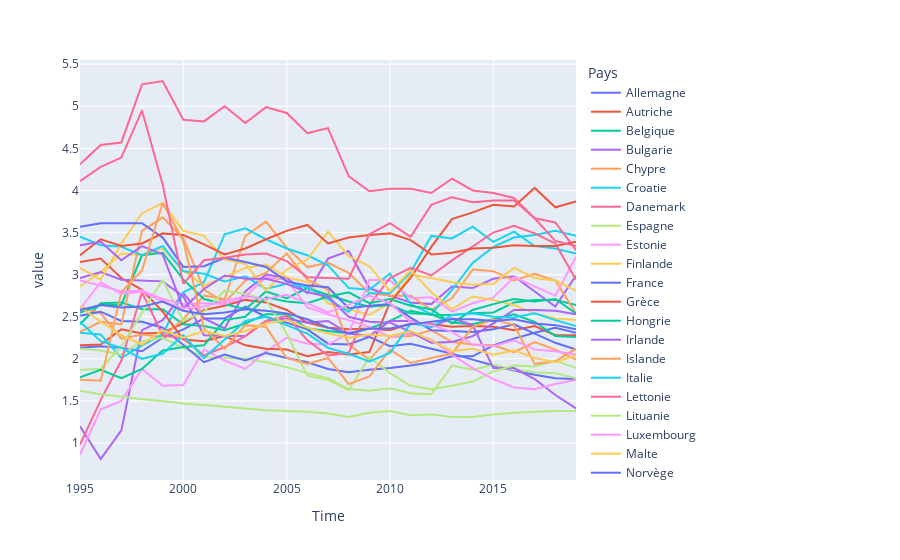

Write notebook code for a chart like this one.
### Code cell
PC_GDP_clean_df_pivot.plot()

### Figure 1 — Plotly figure (JSON) as saved in the notebook; plotly's stock layout.template omitted (floating-point values rounded to 4 significant figures)
{"data": [{"hovertemplate": "Pays=Allemagne<br>Time=%{x}<br>value=%{y}<extra></extra>", "legendgroup": "Allemagne", "line": {"color": "#636efa", "dash": "solid"}, "marker": {"symbol": "circle"}, "mode": "lines", "name": "Allemagne", "orientation": "v", "showlegend": true, "type": "scatter", "x": [1995, 1996, 1997, 1998, 1999, 2000, 2001, 2002, 2003, 2004, 2005, 2006, 2007, 2008, 2009, 2010, 2011, 2012, 2013, 2014, 2015, 2016, 2017, 2018, 2019], "xaxis": "x", "y": [2.13, 2.15, 2.13, 2.09, 2.25, 2.35, 2.48, 2.48, 2.62, 2.5, 2.43, 2.35, 2.18, 2.17, 2.26, 2.15, 2.18, 2.12, 2.06, 1.99, 1.92, 1.86, 1.81, 1.77, 1.76], "yaxis": "y"}, {"hovertemplate": "Pays=Autriche<br>Time=%{x}<br>value=%{y}<extra></extra>", "legendgroup": "Autriche", "line": {"color": "#EF553B", "dash": "solid"}, "marker": {"symbol": "circle"}, "mode": "lines", "name": "Autriche", "orientation": "v", "showlegend": true, "type": "scatter", "x": [1995, 1996, 1997, 1998, 1999, 2000, 2001, 2002, 2003, 2004, 2005, 2006, 2007, 2008, 2009, 2010, 2011, 2012, 2013, 2014, 2015, 2016, 2017, 2018, 2019], "xaxis": "x", "y": [2.16, 2.17, 2.35, 2.3, 2.31, 2.42, 2.58, 2.63, 2.7, 2.67, 2.58, 2.43, 2.37, 2.35, 2.36, 2.34, 2.42, 2.41, 2.38, 2.39, 2.38, 2.34, 2.39, 2.28, 2.28], "yaxis": "y"}, {"hovertemplate": "Pays=Belgique<br>Time=%{x}<br>value=%{y}<extra></extra>", "legendgroup": "Belgique", "line": {"color": "#00cc96", "dash": "solid"}, "marker": {"symbol": "circle"}, "mode": "lines", "name": "Belgique", "orientation": "v", "showlegend": true, "type": "scatter", "x": [1995, 1996, 1997, 1998, 1999, 2000, 2001, 2002, 2003, 2004, 2005, 2006, 2007, 2008, 2009, 2010, 2011, 2012, 2013, 2014, 2015, 2016, 2017, 2018, 2019], "xaxis": "x", "y": [2.41, 2.66, 2.67, 2.59, 2.59, 2.41, 2.39, 2.34, 2.42, 2.53, 2.53, 2.36, 2.33, 2.3, 2.36, 2.45, 2.57, 2.52, 2.52, 2.54, 2.55, 2.67, 2.7, 2.7, 2.64], "yaxis": "y"}, {"hovertemplate": "Pays=Bulgarie<br>Time=%{x}<br>value=%{y}<extra></extra>", "legendgroup": "Bulgarie", "line": {"color": "#ab63fa", "dash": "solid"}, "marker": {"symbol": "circle"}, "mode": "lines", "name": "Bulgarie", "orientation": "v", "showlegend": true, "type": "scatter", "x": [1995, 1996, 1997, 1998, 1999, 2000, 2001, 2002, 2003, 2004, 2005, 2006, 2007, 2008, 2009, 2010, 2011, 2012, 2013, 2014, 2015, 2016, 2017, 2018, 2019], "xaxis": "x", "y": [1.2, 0.81, 1.15, 2.34, 2.46, 2.78, 2.48, 2.36, 2.8, 3, 2.96, 2.78, 3.19, 3.28, 2.84, 2.75, 2.67, 2.65, 2.86, 2.84, 2.95, 2.98, 2.8, 2.62, 2.99], "yaxis": "y"}, {"hovertemplate": "Pays=Chypre<br>Time=%{x}<br>value=%{y}<extra></extra>", "legendgroup": "Chypre", "line": {"color": "#FFA15A", "dash": "solid"}, "marker": {"symbol": "circle"}, "mode": "lines", "name": "Chypre", "orientation": "v", "showlegend": true, "type": "scatter", "x": [1995, 1996, 1997, 1998, 1999, 2000, 2001, 2002, 2003, 2004, 2005, 2006, 2007, 2008, 2009, 2010, 2011, 2012, 2013, 2014, 2015, 2016, 2017, 2018, 2019], "xaxis": "x", "y": [2.62, 2.54, 2.24, 2.29, 2.26, 2.47, 2.75, 2.71, 3.46, 3.63, 3.32, 3.09, 3.14, 3.02, 2.78, 2.75, 2.75, 2.58, 2.72, 3.06, 3.04, 2.93, 3.01, 2.93, 2.54], "yaxis": "y"}, {"hovertemplate": "Pays=Croatie<br>Time=%{x}<br>value=%{y}<extra></extra>", "legendgroup": "Croatie", "line": {"color": "#19d3f3", "dash": "solid"}, "marker": {"symbol": "circle"}, "mode": "lines", "name": "Croatie", "orientation": "v", "showlegend": true, "type": "scatter", "x": [1995, 1996, 1997, 1998, 1999, 2000, 2001, 2002, 2003, 2004, 2005, 2006, 2007, 2008, 2009, 2010, 2011, 2012, 2013, 2014, 2015, 2016, 2017, 2018, 2019], "xaxis": "x", "y": [2.31, 2.29, 2.01, 2.16, 2.29, 2.79, 2.91, 3.48, 3.55, 3.42, 3.31, 3.23, 3.11, 2.84, 2.82, 3.01, 2.65, 2.53, 2.82, 3.14, 3.33, 3.44, 3.47, 3.52, 3.46], "yaxis": "y"}, {"hovertemplate": "Pays=Danemark<br>Time=%{x}<br>value=%{y}<extra></extra>", "legendgroup": "Danemark", "line": {"color": "#FF6692", "dash": "solid"}, "marker": {"symbol": "circle"}, "mode": "lines", "name": "Danemark", "orientation": "v", "showlegend": true, "type": "scatter", "x": [1995, 1996, 1997, 1998, 1999, 2000, 2001, 2002, 2003, 2004, 2005, 2006, 2007, 2008, 2009, 2010, 2011, 2012, 2013, 2014, 2015, 2016, 2017, 2018, 2019], "xaxis": "x", "y": [4.31, 4.54, 4.57, 5.26, 5.3, 4.84, 4.82, 5, 4.8, 4.99, 4.92, 4.68, 4.74, 4.17, 3.99, 4.02, 4.02, 3.97, 4.14, 4, 3.97, 3.91, 3.67, 3.62, 3.29], "yaxis": "y"}, {"hovertemplate": "Pays=Espagne<br>Time=%{x}<br>value=%{y}<extra></extra>", "legendgroup": "Espagne", "line": {"color": "#B6E880", "dash": "solid"}, "marker": {"symbol": "circle"}, "mode": "lines", "name": "Espagne", "orientation": "v", "showlegend": true, "type": "scatter", "x": [1995, 1996, 1997, 1998, 1999, 2000, 2001, 2002, 2003, 2004, 2005, 2006, 2007, 2008, 2009, 2010, 2011, 2012, 2013, 2014, 2015, 2016, 2017, 2018, 2019], "xaxis": "x", "y": [2.12, 2.1, 2.05, 2.21, 2.25, 2.13, 2.02, 2.01, 2, 1.96, 1.9, 1.83, 1.77, 1.64, 1.62, 1.65, 1.59, 1.58, 1.92, 1.87, 1.93, 1.87, 1.84, 1.83, 1.77], "yaxis": "y"}, {"hovertemplate": "Pays=Estonie<br>Time=%{x}<br>value=%{y}<extra></extra>", "legendgroup": "Estonie", "line": {"color": "#FF97FF", "dash": "solid"}, "marker": {"symbol": "circle"}, "mode": "lines", "name": "Estonie", "orientation": "v", "showlegend": true, "type": "scatter", "x": [1995, 1996, 1997, 1998, 1999, 2000, 2001, 2002, 2003, 2004, 2005, 2006, 2007, 2008, 2009, 2010, 2011, 2012, 2013, 2014, 2015, 2016, 2017, 2018, 2019], "xaxis": "x", "y": [0.86, 1.4, 1.5, 1.88, 1.68, 1.69, 2.11, 1.98, 1.88, 2.09, 2.25, 2.18, 2.17, 2.3, 2.94, 2.93, 2.72, 2.73, 2.56, 2.66, 2.73, 2.97, 2.86, 2.75, 3.21], "yaxis": "y"}, {"hovertemplate": "Pays=Finlande<br>Time=%{x}<br>value=%{y}<extra></extra>", "legendgroup": "Finlande", "line": {"color": "#FECB52", "dash": "solid"}, "marker": {"symbol": "circle"}, "mode": "lines", "name": "Finlande", "orientation": "v", "showlegend": true, "type": "scatter", "x": [1995, 1996, 1997, 1998, 1999, 2000, 2001, 2002, 2003, 2004, 2005, 2006, 2007, 2008, 2009, 2010, 2011, 2012, 2013, 2014, 2015, 2016, 2017, 2018, 2019], "xaxis": "x", "y": [2.86, 3.03, 3.25, 3.23, 3.31, 3.05, 2.87, 2.97, 3.08, 3.12, 2.97, 2.91, 2.66, 2.59, 2.52, 2.67, 3, 2.96, 2.91, 2.88, 2.89, 3.08, 2.96, 2.93, 2.81], "yaxis": "y"}, {"hovertemplate": "Pays=France<br>Time=%{x}<br>value=%{y}<extra></extra>", "legendgroup": "France", "line": {"color": "#636efa", "dash": "solid"}, "marker": {"symbol": "circle"}, "mode": "lines", "name": "France", "orientation": "v", "showlegend": true, "type": "scatter", "x": [1995, 1996, 1997, 1998, 1999, 2000, 2001, 2002, 2003, 2004, 2005, 2006, 2007, 2008, 2009, 2010, 2011, 2012, 2013, 2014, 2015, 2016, 2017, 2018, 2019], "xaxis": "x", "y": [2.51, 2.56, 2.45, 2.44, 2.37, 2.17, 1.96, 2.05, 1.98, 2.07, 2.01, 1.96, 1.88, 1.84, 1.87, 1.89, 1.92, 1.96, 2.03, 2.03, 2.16, 2.24, 2.31, 2.37, 2.31], "yaxis": "y"}, {"hovertemplate": "Pays=Grèce<br>Time=%{x}<br>value=%{y}<extra></extra>", "legendgroup": "Grèce", "line": {"color": "#EF553B", "dash": "solid"}, "marker": {"symbol": "circle"}, "mode": "lines", "name": "Grèce", "orientation": "v", "showlegend": true, "type": "scatter", "x": [1995, 1996, 1997, 1998, 1999, 2000, 2001, 2002, 2003, 2004, 2005, 2006, 2007, 2008, 2009, 2010, 2011, 2012, 2013, 2014, 2015, 2016, 2017, 2018, 2019], "xaxis": "x", "y": [3.15, 3.19, 2.96, 2.82, 2.56, 2.23, 2.21, 2.27, 2.16, 2.12, 2.11, 2.03, 2.08, 2.05, 2.08, 2.67, 2.96, 3.33, 3.66, 3.74, 3.83, 3.81, 4.03, 3.8, 3.87], "yaxis": "y"}, {"hovertemplate": "Pays=Hongrie<br>Time=%{x}<br>value=%{y}<extra></extra>", "legendgroup": "Hongrie", "line": {"color": "#00cc96", "dash": "solid"}, "marker": {"symbol": "circle"}, "mode": "lines", "name": "Hongrie", "orientation": "v", "showlegend": true, "type": "scatter", "x": [1995, 1996, 1997, 1998, 1999, 2000, 2001, 2002, 2003, 2004, 2005, 2006, 2007, 2008, 2009, 2010, 2011, 2012, 2013, 2014, 2015, 2016, 2017, 2018, 2019], "xaxis": "x", "y": [2.55, 2.64, 2.64, 3.23, 3.26, 2.94, 2.71, 2.65, 2.59, 2.8, 2.72, 2.84, 2.76, 2.68, 2.62, 2.64, 2.54, 2.53, 2.43, 2.41, 2.47, 2.53, 2.44, 2.27, 2.26], "yaxis": "y"}, {"hovertemplate": "Pays=Irlande<br>Time=%{x}<br>value=%{y}<extra></extra>", "legendgroup": "Irlande", "line": {"color": "#ab63fa", "dash": "solid"}, "marker": {"symbol": "circle"}, "mode": "lines", "name": "Irlande", "orientation": "v", "showlegend": true, "type": "scatter", "x": [1995, 1996, 1997, 1998, 1999, 2000, 2001, 2002, 2003, 2004, 2005, 2006, 2007, 2008, 2009, 2010, 2011, 2012, 2013, 2014, 2015, 2016, 2017, 2018, 2019], "xaxis": "x", "y": [2.96, 3.03, 2.94, 2.93, 2.92, 2.74, 2.28, 2.27, 2.27, 2.45, 2.48, 2.43, 2.45, 2.3, 2.27, 2.45, 2.45, 2.38, 2.48, 2.4, 1.89, 1.89, 1.76, 1.57, 1.41], "yaxis": "y"}, {"hovertemplate": "Pays=Islande<br>Time=%{x}<br>value=%{y}<extra></extra>", "legendgroup": "Islande", "line": {"color": "#FFA15A", "dash": "solid"}, "marker": {"symbol": "circle"}, "mode": "lines", "name": "Islande", "orientation": "v", "showlegend": true, "type": "scatter", "x": [1995, 1996, 1997, 1998, 1999, 2000, 2001, 2002, 2003, 2004, 2005, 2006, 2007, 2008, 2009, 2010, 2011, 2012, 2013, 2014, 2015, 2016, 2017, 2018, 2019], "xaxis": "x", "y": [2.32, 2.44, 2.41, 3.52, 3.68, 3.43, 2.82, 2.67, 2.93, 3.02, 3.25, 2.94, 2.82, 2.17, 1.99, 2.26, 2.27, 2.34, 2.2, 2.17, 2.16, 2.08, 2.2, 2.11, 1.99], "yaxis": "y"}, {"hovertemplate": "Pays=Italie<br>Time=%{x}<br>value=%{y}<extra></extra>", "legendgroup": "Italie", "line": {"color": "#19d3f3", "dash": "solid"}, "marker": {"symbol": "circle"}, "mode": "lines", "name": "Italie", "orientation": "v", "showlegend": true, "type": "scatter", "x": [1995, 1996, 1997, 1998, 1999, 2000, 2001, 2002, 2003, 2004, 2005, 2006, 2007, 2008, 2009, 2010, 2011, 2012, 2013, 2014, 2015, 2016, 2017, 2018, 2019], "xaxis": "x", "y": [3.45, 3.35, 3.33, 3.23, 3.34, 3.04, 3.01, 2.92, 2.98, 2.83, 2.89, 2.85, 2.71, 2.56, 2.78, 2.78, 3.03, 3.46, 3.43, 3.57, 3.39, 3.51, 3.34, 3.31, 3.25], "yaxis": "y"}, {"hovertemplate": "Pays=Lettonie<br>Time=%{x}<br>value=%{y}<extra></extra>", "legendgroup": "Lettonie", "line": {"color": "#FF6692", "dash": "solid"}, "marker": {"symbol": "circle"}, "mode": "lines", "name": "Lettonie", "orientation": "v", "showlegend": true, "type": "scatter", "x": [1995, 1996, 1997, 1998, 1999, 2000, 2001, 2002, 2003, 2004, 2005, 2006, 2007, 2008, 2009, 2010, 2011, 2012, 2013, 2014, 2015, 2016, 2017, 2018, 2019], "xaxis": "x", "y": [0.98, 1.51, 1.98, 2.79, 2.28, 2.24, 2.04, 2.14, 2.27, 2.45, 2.51, 2.22, 2.04, 2.07, 2.64, 2.96, 3.08, 2.99, 3.17, 3.34, 3.5, 3.58, 3.49, 3.37, 2.94], "yaxis": "y"}, {"hovertemplate": "Pays=Lituanie<br>Time=%{x}<br>value=%{y}<extra></extra>", "legendgroup": "Lituanie", "line": {"color": "#B6E880", "dash": "solid"}, "marker": {"symbol": "circle"}, "mode": "lines", "name": "Lituanie", "orientation": "v", "showlegend": true, "type": "scatter", "x": [1995, 1996, 1997, 1998, 1999, 2000, 2001, 2002, 2003, 2004, 2005, 2006, 2007, 2008, 2009, 2010, 2011, 2012, 2013, 2014, 2015, 2016, 2017, 2018, 2019], "xaxis": "x", "y": [1.87, 1.88, 2.15, 2.54, 2.94, 2.45, 2.56, 2.81, 2.77, 2.7, 2.3, 1.8, 1.75, 1.63, 2.02, 1.83, 1.68, 1.64, 1.68, 1.73, 1.85, 1.92, 1.91, 1.98, 1.89], "yaxis": "y"}, {"hovertemplate": "Pays=Luxembourg<br>Time=%{x}<br>value=%{y}<extra></extra>", "legendgroup": "Luxembourg", "line": {"color": "#FF97FF", "dash": "solid"}, "marker": {"symbol": "circle"}, "mode": "lines", "name": "Luxembourg", "orientation": "v", "showlegend": true, "type": "scatter", "x": [1995, 1996, 1997, 1998, 1999, 2000, 2001, 2002, 2003, 2004, 2005, 2006, 2007, 2008, 2009, 2010, 2011, 2012, 2013, 2014, 2015, 2016, 2017, 2018, 2019], "xaxis": "x", "y": [2.93, 2.87, 2.8, 2.81, 2.71, 2.65, 2.66, 2.65, 2.74, 2.97, 2.94, 2.61, 2.53, 2.46, 2.38, 2.26, 2.3, 2.23, 2.05, 1.89, 1.76, 1.66, 1.64, 1.7, 1.75], "yaxis": "y"}, {"hovertemplate": "Pays=Malte<br>Time=%{x}<br>value=%{y}<extra></extra>", "legendgroup": "Malte", "line": {"color": "#FECB52", "dash": "solid"}, "marker": {"symbol": "circle"}, "mode": "lines", "name": "Malte", "orientation": "v", "showlegend": true, "type": "scatter", "x": [1995, 1996, 1997, 1998, 1999, 2000, 2001, 2002, 2003, 2004, 2005, 2006, 2007, 2008, 2009, 2010, 2011, 2012, 2013, 2014, 2015, 2016, 2017, 2018, 2019], "xaxis": "x", "y": [3.08, 2.94, 3.37, 3.73, 3.85, 3.52, 3.46, 3.18, 3.13, 2.81, 3.06, 3.18, 3.51, 3.22, 3.1, 2.8, 3.05, 2.79, 2.59, 2.74, 2.7, 2.64, 2.54, 2.48, 2.46], "yaxis": "y"}, {"hovertemplate": "Pays=Norvège<br>Time=%{x}<br>value=%{y}<extra></extra>", "legendgroup": "Norvège", "line": {"color": "#636efa", "dash": "solid"}, "marker": {"symbol": "circle"}, "mode": "lines", "name": "Norvège", "orientation": "v", "showlegend": true, "type": "scatter", "x": [1995, 1996, 1997, 1998, 1999, 2000, 2001, 2002, 2003, 2004, 2005, 2006, 2007, 2008, 2009, 2010, 2011, 2012, 2013, 2014, 2015, 2016, 2017, 2018, 2019], "xaxis": "x", "y": [3.57, 3.61, 3.61, 3.61, 3.44, 3.09, 3.1, 3.2, 3.15, 3.09, 2.92, 2.87, 2.85, 2.6, 2.63, 2.65, 2.49, 2.34, 2.33, 2.32, 2.35, 2.41, 2.3, 2.19, 2.11], "yaxis": "y"}, {"hovertemplate": "Pays=Pays-Bas<br>Time=%{x}<br>value=%{y}<extra></extra>", "legendgroup": "Pays-Bas", "line": {"color": "#EF553B", "dash": "solid"}, "marker": {"symbol": "circle"}, "mode": "lines", "name": "Pays-Bas", "orientation": "v", "showlegend": true, "type": "scatter", "x": [1995, 1996, 1997, 1998, 1999, 2000, 2001, 2002, 2003, 2004, 2005, 2006, 2007, 2008, 2009, 2010, 2011, 2012, 2013, 2014, 2015, 2016, 2017, 2018, 2019], "xaxis": "x", "y": [3.23, 3.42, 3.34, 3.37, 3.49, 3.47, 3.36, 3.24, 3.31, 3.42, 3.52, 3.59, 3.37, 3.44, 3.47, 3.49, 3.41, 3.24, 3.26, 3.31, 3.32, 3.35, 3.34, 3.34, 3.39], "yaxis": "y"}, {"hovertemplate": "Pays=Pologne<br>Time=%{x}<br>value=%{y}<extra></extra>", "legendgroup": "Pologne", "line": {"color": "#00cc96", "dash": "solid"}, "marker": {"symbol": "circle"}, "mode": "lines", "name": "Pologne", "orientation": "v", "showlegend": true, "type": "scatter", "x": [1995, 1996, 1997, 1998, 1999, 2000, 2001, 2002, 2003, 2004, 2005, 2006, 2007, 2008, 2009, 2010, 2011, 2012, 2013, 2014, 2015, 2016, 2017, 2018, 2019], "xaxis": "x", "y": [1.78, 1.87, 1.77, 1.88, 2.1, 2.14, 2.16, 2.46, 2.5, 2.73, 2.68, 2.66, 2.74, 2.79, 2.66, 2.71, 2.63, 2.59, 2.42, 2.58, 2.65, 2.71, 2.68, 2.71, 2.54], "yaxis": "y"}, {"hovertemplate": "Pays=Portugal<br>Time=%{x}<br>value=%{y}<extra></extra>", "legendgroup": "Portugal", "line": {"color": "#ab63fa", "dash": "solid"}, "marker": {"symbol": "circle"}, "mode": "lines", "name": "Portugal", "orientation": "v", "showlegend": true, "type": "scatter", "x": [1995, 1996, 1997, 1998, 1999, 2000, 2001, 2002, 2003, 2004, 2005, 2006, 2007, 2008, 2009, 2010, 2011, 2012, 2013, 2014, 2015, 2016, 2017, 2018, 2019], "xaxis": "x", "y": [3.35, 3.39, 3.17, 3.34, 3.24, 2.6, 2.83, 2.99, 2.95, 2.95, 2.89, 2.79, 2.74, 2.5, 2.44, 2.43, 2.32, 2.19, 2.2, 2.27, 2.42, 2.58, 2.58, 2.57, 2.53], "yaxis": "y"}, {"hovertemplate": "Pays=Roumanie<br>Time=%{x}<br>value=%{y}<extra></extra>", "legendgroup": "Roumanie", "line": {"color": "#FFA15A", "dash": "solid"}, "marker": {"symbol": "circle"}, "mode": "lines", "name": "Roumanie", "orientation": "v", "showlegend": true, "type": "scatter", "x": [1995, 1996, 1997, 1998, 1999, 2000, 2001, 2002, 2003, 2004, 2005, 2006, 2007, 2008, 2009, 2010, 2011, 2012, 2013, 2014, 2015, 2016, 2017, 2018, 2019], "xaxis": "x", "y": [1.75, 1.74, 2.79, 3.05, 3.85, 3.4, 2.36, 2.12, 2.4, 2.38, 2.01, 1.94, 2.01, 1.7, 1.79, 2.11, 1.95, 2.01, 2.06, 2.38, 2.47, 2.4, 1.94, 1.97, 2.12], "yaxis": "y"}, {"hovertemplate": "Pays=Slovaquie<br>Time=%{x}<br>value=%{y}<extra></extra>", "legendgroup": "Slovaquie", "line": {"color": "#19d3f3", "dash": "solid"}, "marker": {"symbol": "circle"}, "mode": "lines", "name": "Slovaquie", "orientation": "v", "showlegend": true, "type": "scatter", "x": [1995, 1996, 1997, 1998, 1999, 2000, 2001, 2002, 2003, 2004, 2005, 2006, 2007, 2008, 2009, 2010, 2011, 2012, 2013, 2014, 2015, 2016, 2017, 2018, 2019], "xaxis": "x", "y": [2.44, 2.21, 2.13, 2, 2.06, 2.28, 2.01, 2.23, 2.45, 2.5, 2.4, 2.3, 2.13, 2.06, 1.97, 2.07, 2.42, 2.38, 2.52, 2.54, 2.5, 2.49, 2.54, 2.46, 2.39], "yaxis": "y"}, {"hovertemplate": "Pays=Slovénie<br>Time=%{x}<br>value=%{y}<extra></extra>", "legendgroup": "Slovénie", "line": {"color": "#FF6692", "dash": "solid"}, "marker": {"symbol": "circle"}, "mode": "lines", "name": "Slovénie", "orientation": "v", "showlegend": true, "type": "scatter", "x": [1995, 1996, 1997, 1998, 1999, 2000, 2001, 2002, 2003, 2004, 2005, 2006, 2007, 2008, 2009, 2010, 2011, 2012, 2013, 2014, 2015, 2016, 2017, 2018, 2019], "xaxis": "x", "y": [4.11, 4.28, 4.39, 4.95, 4.07, 2.89, 3.17, 3.2, 3.24, 3.25, 3.16, 2.97, 2.96, 2.95, 3.48, 3.61, 3.45, 3.83, 3.92, 3.86, 3.88, 3.88, 3.67, 3.4, 3.34], "yaxis": "y"}, {"hovertemplate": "Pays=Suisse<br>Time=%{x}<br>value=%{y}<extra></extra>", "legendgroup": "Suisse", "line": {"color": "#B6E880", "dash": "solid"}, "marker": {"symbol": "circle"}, "mode": "lines", "name": "Suisse", "orientation": "v", "showlegend": true, "type": "scatter", "x": [1995, 1996, 1997, 1998, 1999, 2000, 2001, 2002, 2003, 2004, 2005, 2006, 2007, 2008, 2009, 2010, 2011, 2012, 2013, 2014, 2015, 2016, 2017, 2018, 2019], "xaxis": "x", "y": [1.62, 1.58, 1.55, 1.52, 1.5, 1.47, 1.45, 1.43, 1.41, 1.39, 1.38, 1.37, 1.35, 1.31, 1.36, 1.38, 1.33, 1.34, 1.31, 1.31, 1.34, 1.36, 1.37, 1.38, 1.38], "yaxis": "y"}, {"hovertemplate": "Pays=Suède<br>Time=%{x}<br>value=%{y}<extra></extra>", "legendgroup": "Suède", "line": {"color": "#FF97FF", "dash": "solid"}, "marker": {"symbol": "circle"}, "mode": "lines", "name": "Suède", "orientation": "v", "showlegend": true, "type": "scatter", "x": [1995, 1996, 1997, 1998, 1999, 2000, 2001, 2002, 2003, 2004, 2005, 2006, 2007, 2008, 2009, 2010, 2011, 2012, 2013, 2014, 2015, 2016, 2017, 2018, 2019], "xaxis": "x", "y": [2.59, 2.91, 2.77, 2.8, 2.68, 2.6, 2.62, 2.69, 2.74, 2.71, 2.76, 2.66, 2.55, 2.64, 2.75, 2.66, 2.44, 2.4, 2.32, 2.17, 2.15, 2.22, 2.11, 2.09, 2.05], "yaxis": "y"}, {"hovertemplate": "Pays=Tchéquie<br>Time=%{x}<br>value=%{y}<extra></extra>", "legendgroup": "Tchéquie", "line": {"color": "#FECB52", "dash": "solid"}, "marker": {"symbol": "circle"}, "mode": "lines", "name": "Tchéquie", "orientation": "v", "showlegend": true, "type": "scatter", "x": [1995, 1996, 1997, 1998, 1999, 2000, 2001, 2002, 2003, 2004, 2005, 2006, 2007, 2008, 2009, 2010, 2011, 2012, 2013, 2014, 2015, 2016, 2017, 2018, 2019], "xaxis": "x", "y": [2.62, 2.44, 2.28, 2.17, 2.34, 2.25, 2.33, 2.27, 2.33, 2.42, 2.46, 2.37, 2.3, 2.25, 2.29, 2.27, 2.33, 2.22, 2.09, 2.12, 2.05, 2.1, 2.01, 1.96, 2.04], "yaxis": "y"}, {"hovertemplate": "Pays=Union européenne - 27 pays (à partir de 2020)<br>Time=%{x}<br>value=%{y}<extra></extra>", "legendgroup": "Union européenne - 27 pays (à partir de 2020)", "line": {"color": "#636efa", "dash": "solid"}, "marker": {"symbol": "circle"}, "mode": "lines", "name": "Union européenne - 27 pays (à partir de 2020)", "orientation": "v", "showlegend": true, "type": "scatter", "x": [1995, 1996, 1997, 1998, 1999, 2000, 2001, 2002, 2003, 2004, 2005, 2006, 2007, 2008, 2009, 2010, 2011, 2012, 2013, 2014, 2015, 2016, 2017, 2018, 2019], "xaxis": "x", "y": [2.58, 2.64, 2.61, 2.62, 2.68, 2.57, 2.53, 2.55, 2.59, 2.57, 2.54, 2.47, 2.37, 2.3, 2.36, 2.36, 2.41, 2.44, 2.47, 2.47, 2.45, 2.47, 2.42, 2.4, 2.35], "yaxis": "y"}], "layout": {"legend": {"title": {"text": "Pays"}, "tracegroupgap": 0}, "margin": {"t": 60}, "xaxis": {"anchor": "y", "domain": [0, 1], "title": {"text": "Time"}}, "yaxis": {"anchor": "x", "domain": [0, 1], "title": {"text": "value"}}}}
